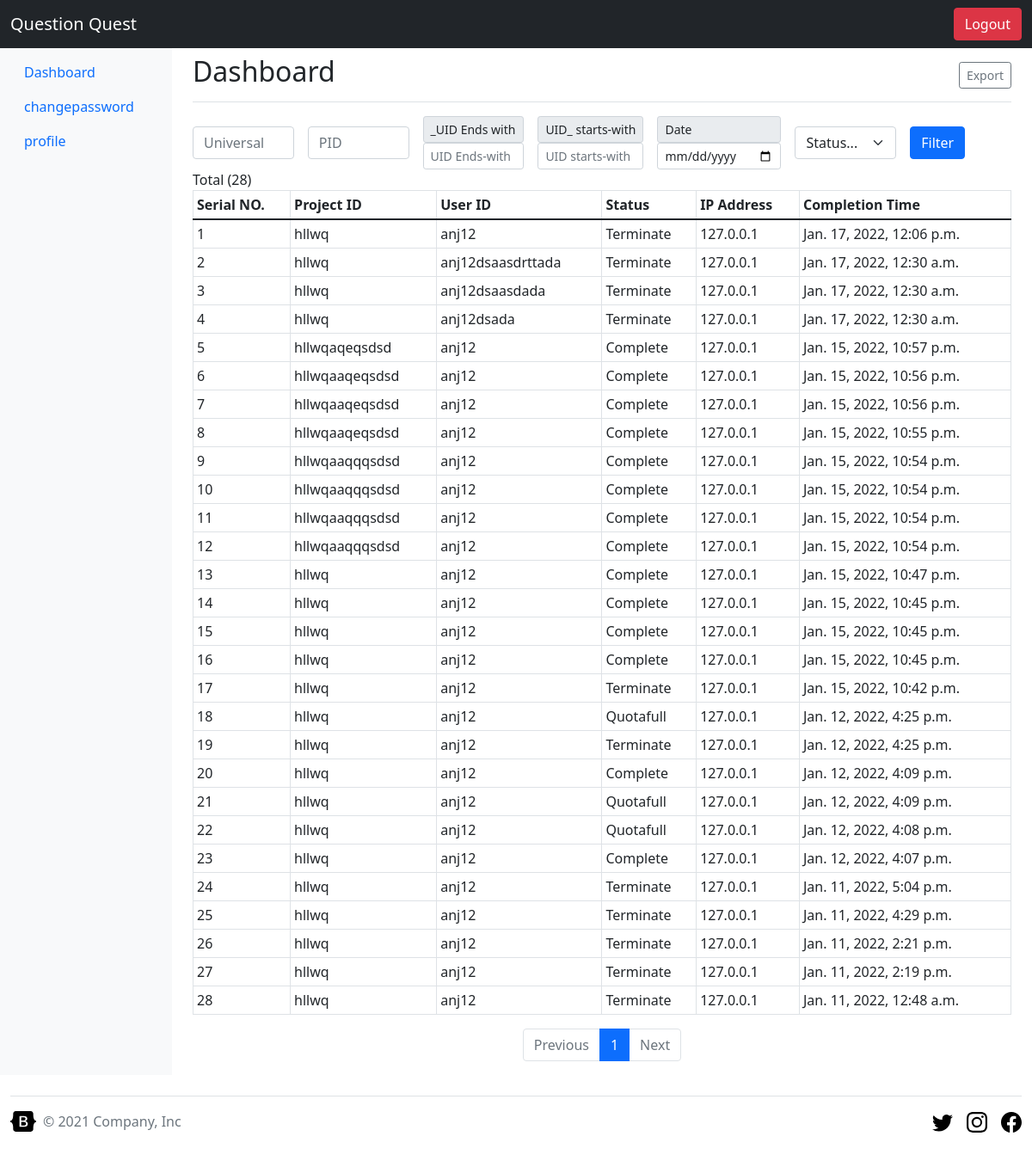
Before: /redirect/profile/ (signed in) with the older database file.
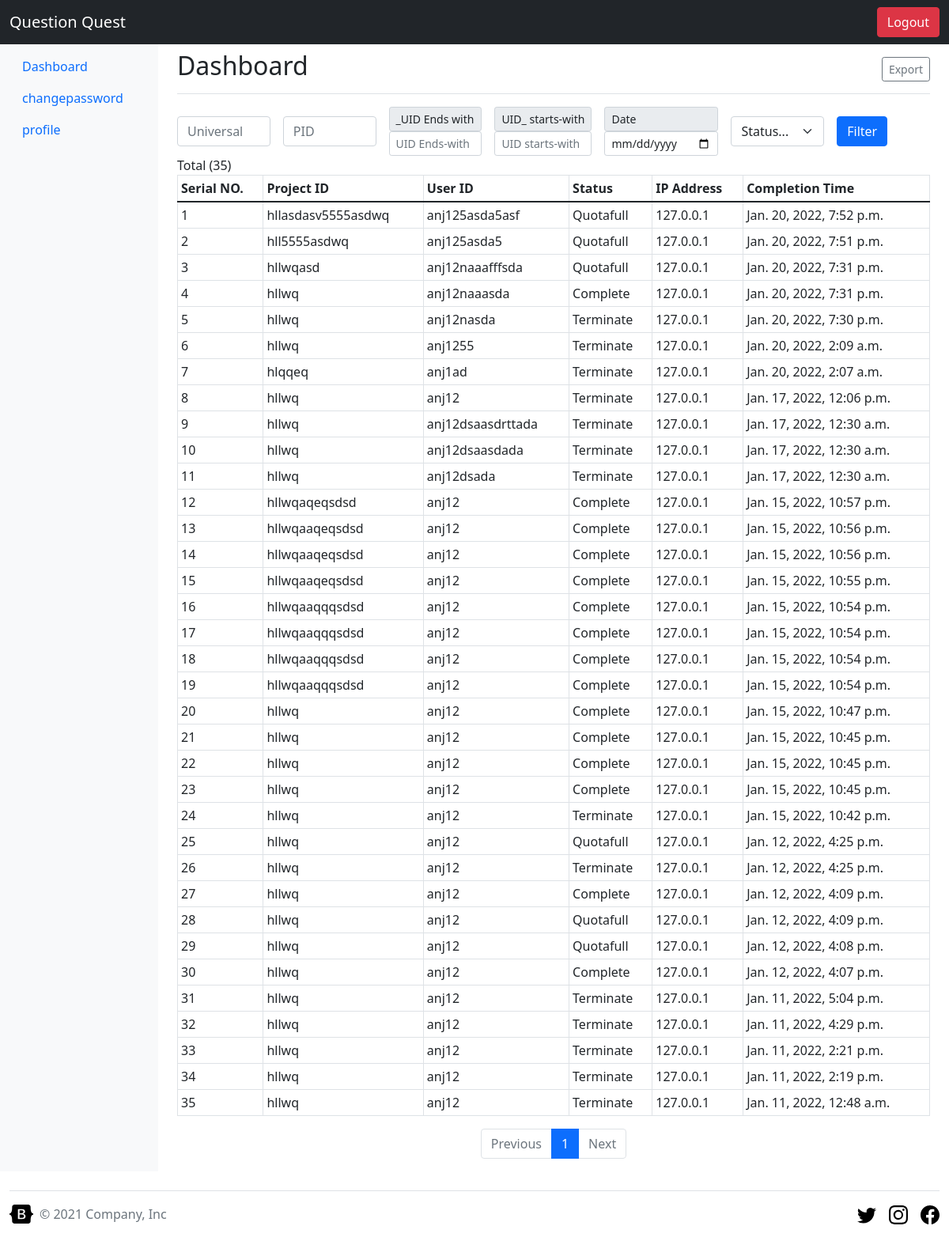
After: the same page with the newer database file.
### Dashboard/models.py (models this page shows, shortened)
class Linksinfo(models.Model):
    uid = models.CharField(max_length=40)
    pid = models.CharField(max_length=40)
    ip = models.CharField(max_length=20)
    status=models.CharField(max_length=10)
    systemTime = models.DateTimeField(auto_now=False,auto_now_add=True)
    completionTime= models.DateTimeField(auto_now=False)

### Dashboard/views.py (the view, shortened to what this page needs)
# urls.py: path('profile/',viewDashboard,name='dashboard'),
@login_required
def viewDashboard(request):
    qs = ViewLinksData.objects.all().distinct()
    paginator= Paginator(qs,100,orphans=1)
    page_num = request.GET.get('page')
    page_obj = paginator.get_page(page_num)
    return render(request,'dashboard/dashboard.html',{'page_obj':page_obj})

### templates/dashboard/dashboard.html (shortened to what the changed rows need)
{% extends '../base/base.html' %}
    {% block main %}
<div class="container-fluid pt-5">
  <div class="row">
    <main class="col-md-9 ms-sm-auto col-lg-10 px-md-4">
      <div class="d-flex justify-content-between flex-wrap flex-md-nowrap align-items-center pt-3 pb-2 mb-3 border-bottom">
        <h1 class="h2">Dashboard</h1>
        <div class="btn-toolbar mb-2 mb-md-0">
        </div>
      </div>
      <form class="row gy-2 gx-3 align-items-center" method="POST">
        <div class="col-sm">
        </div>
        <div class="col-sm">
        </div>
        <div class="col-sm">
        </div>
        <div class="col-sm">
        </div>
        <div class="col-sm">
        </div>
        <div class="col-sm">
        </div>
        <div class="col-sm">
        </div>
      </form>
     <span>Total ({{page_obj.paginator.count}})   </span>
      <div class="table-responsive">
        <table class="table table-bordered table-hover table-sm">
          <thead>
            <tr>
              <th scope="col">Serial NO.</th>
              <th scope="col">Project ID</th>
              <th scope="col">User ID</th>
              <th scope="col">Status</th>
              <th scope="col">IP Address</th>
              <th scope="col">Completion Time</th>
            </tr>
          </thead>
          <tbody>
              {% for i in page_obj %}
            <tr>
              <td>{{forloop.counter}}</td>
              <td> {{i.pid}}</td>
              <td> {{i.uid}}</td>
              <td>{{i.status|title}}</td>
              <td>{{i.ip}}</td>
              <td>{{i.completionTime}}</td>
            </tr>
            {% endfor %}
          </tbody>
        </table>
      </div>
      <nav aria-label="...">
        <ul class="pagination justify-content-center">
        </ul>
      </nav>
    </main>
  </div>
</div>
{% endblock main%}

Changed rows visible on the page:
added Linksinfo: pid "hllasdasv5555asdwq", uid "anj125asda5asf", status "Quotafull", ip "127.0.0.1", completionTime "Jan. 20, 2022, 7:52 p.m."
added Linksinfo: pid "hll5555asdwq", uid "anj125asda5", status "Quotafull", ip "127.0.0.1", completionTime "Jan. 20, 2022, 7:51 p.m."
added Linksinfo: pid "hllwqasd", uid "anj12naaafffsda", status "Quotafull", ip "127.0.0.1", completionTime "Jan. 20, 2022, 7:31 p.m."
added Linksinfo: pid "hllwq", uid "anj12naaasda", status "Complete", ip "127.0.0.1", completionTime "Jan. 20, 2022, 7:31 p.m."
added Linksinfo: pid "hllwq", uid "anj12nasda", status "Terminate", ip "127.0.0.1", completionTime "Jan. 20, 2022, 7:30 p.m."
added Linksinfo: pid "hllwq", uid "anj1255", status "Terminate", ip "127.0.0.1", completionTime "Jan. 20, 2022, 2:09 a.m."
added Linksinfo: pid "hlqqeq", uid "anj1ad", status "Terminate", ip "127.0.0.1", completionTime "Jan. 20, 2022, 2:07 a.m."
Other visible differences:
{{ page_obj.paginator.count }}: "28" → "35"
